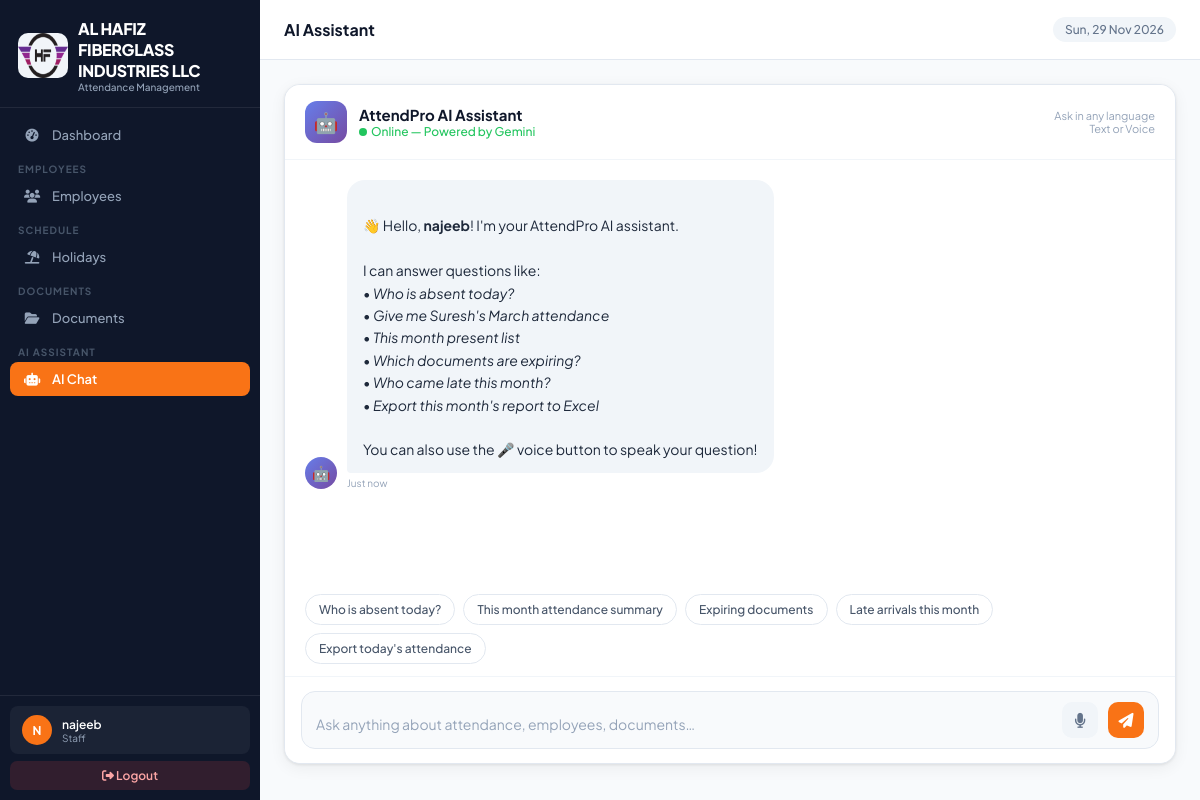
The app's page /ai/ (signed in) with its own data.
### attendance_app/models.py (models this page shows, shortened)
class CompanySettings(models.Model):
    company_name    = models.CharField(max_length=200, default='Your Company Name')
    company_address = models.TextField(default='Your Address, Dubai, UAE')
    company_phone   = models.CharField(max_length=50, blank=True, default='')
    company_email   = models.EmailField(blank=True, default='')
    company_website = models.URLField(blank=True, default='')
    company_trn     = models.CharField(max_length=50, blank=True, default='', verbose_name='TRN / Tax No.')
    logo            = models.ImageField(upload_to='company/', blank=True, null=True)
    default_in_time  = models.TimeField(default=datetime.time(7, 0))
    default_out_time = models.TimeField(default=datetime.time(17, 0))
    work_days        = models.CharField(
        max_length=20, default='Mon-Sat',
        help_text='e.g. Mon-Sat, Mon-Fri'
    )
    weekend_day      = models.CharField(
        max_length=20, default='Sunday',
        choices=[('Sunday','Sunday'),('Friday','Friday'),('Saturday','Saturday'),('Friday-Saturday','Fri & Sat')],
    )
    timezone_name    = models.CharField(max_length=60, default='Asia/Dubai')
    date_format      = models.CharField(
        max_length=20, default='d-m-Y',
        choices=[('d-m-Y','DD-MM-YYYY'),('m/d/Y','MM/DD/YYYY'),('Y-m-d','YYYY-MM-DD')],
    )
    updated_at       = models.DateTimeField(auto_now=True)
    class Meta:
        verbose_name = 'Company Settings'
    @classmethod
    def get_settings(cls):
        obj, _ = cls.objects.get_or_create(pk=1)
        return obj

### attendance_app/ai_views.py (the view)
# urls.py: path('ai/', ai_views.ai_chat_page, name='ai_chat'),
@login_required
def ai_chat_page(request):
    return render(request, 'attendance_app/ai_chat.html')

### attendance_app/context_processors.py (called while the page is built)
def company_settings(request):
    return {
        'company': CompanySettings.get_settings()
    }

def user_permissions(request):
    if request.user.is_authenticated:
        if request.user.is_superuser:
            perms = [p[0] for p in UserPermission.PERMISSION_CHOICES]
        else:
            try:
                up = UserPermission.objects.get(user=request.user)
                perms = up.permissions
            except UserPermission.DoesNotExist:
                perms = []
        is_portal_user = False
        try:
            if request.user.employee_profile:
                is_portal_user = True
        except Exception:
            pass
        return {
            'user_perms': perms,
            'is_admin': request.user.is_superuser,
            'is_portal_user': is_portal_user,
        }
    return {'user_perms': [], 'is_admin': False, 'is_portal_user': False}

### attendance_app/templates/attendance_app/ai_chat.html (shortened to what this page needs)
{% extends 'attendance_app/base.html' %}
{% block page_title %}AI Assistant{% endblock %}
{% block content %}
<div class="chat-wrap">
  <div class="chat-header">
    <div class="chat-avatar">🤖</div>
    <div>
      <div class="chat-header-name">AttendPro AI Assistant</div>
      <div class="chat-header-sub"><span class="status-dot"></span>Online — Powered by Gemini</div>
    </div>
    <div style="margin-left:auto;font-size:11px;color:var(--slate-400);text-align:right">
      Ask in any language<br>Text or Voice
    </div>
  </div>
  <div class="chat-messages" id="chat-messages">
    <div class="msg-row bot">
      <div class="msg-icon">🤖</div>
      <div>
        <div class="bubble">
👋 Hello, <strong>{{ request.user.get_full_name|default:request.user.username }}</strong>! I'm your AttendPro AI assistant.
I can answer questions like:
• <em>Who is absent today?</em>
• <em>Give me Suresh's March attendance</em>
• <em>This month present list</em>
• <em>Which documents are expiring?</em>
• <em>Who came late this month?</em>
• <em>Export this month's report to Excel</em>
You can also use the 🎤 voice button to speak your question!</div>
        <div class="bubble-time">Just now</div>
      </div>
    </div>
  </div>
  <div class="suggestions" id="suggestions">
    <button class="suggestion-chip" onclick="sendSuggestion(this)">Who is absent today?</button>
    <button class="suggestion-chip" onclick="sendSuggestion(this)">This month attendance summary</button>
    <button class="suggestion-chip" onclick="sendSuggestion(this)">Expiring documents</button>
    <button class="suggestion-chip" onclick="sendSuggestion(this)">Late arrivals this month</button>
    <button class="suggestion-chip" onclick="sendSuggestion(this)">Export today's attendance</button>
  </div>
  <div class="chat-input-area">
    <div class="chat-input-row">
      <textarea id="chat-input" placeholder="Ask anything about attendance, employees, documents…" rows="1"
        onkeydown="handleKey(event)" oninput="autoResize(this)"></textarea>
      <button class="chat-action-btn voice-btn" id="voice-btn" onclick="toggleVoice()" title="Voice input">
        <i class="fas fa-microphone"></i>
      </button>
      <button class="chat-action-btn send-btn" id="send-btn" onclick="sendMessage()" title="Send">
        <i class="fas fa-paper-plane"></i>
      </button>
    </div>
  </div>
</div>
{% endblock %}

### attendance_app/templates/attendance_app/base.html (shortened to what this page needs)
{% load static %}
{% load attendance_tags %}
<!DOCTYPE html>
<html lang="en">
<head>
<link rel="stylesheet" href="https://cdnjs.cloudflare.com/ajax/libs/font-awesome/6.5.0/css/all.min.css">
</head>
<body>
<nav class="sidebar" id="sidebar">
  <div class="sidebar-logo">
    <div class="brand">
      <div class="logo-icon"> {% if company.logo %}
<img src="{{ company.logo.url }}" class="logoimg">
{% endif %} </div>
      <div><div class="brand-name">{{ company.company_name }}</div><div class="brand-sub">Attendance Management</div></div>
    </div>
  </div>
  <div class="sidebar-nav">
    {% if 'dashboard_view' in user_perms or is_admin %}
    <a href="{% url 'dashboard' %}" class="nav-item {% if request.resolver_match.url_name == 'dashboard' %}active{% endif %}" onclick="closeSidebar()">
      <span class="nav-icon"><i class="fas fa-gauge-high"></i></span> Dashboard
    </a>
    {% endif %}
    {% if 'employee_view' in user_perms or is_admin %}
    <div class="nav-label">Employees</div>
    <a href="{% url 'employee_list' %}" class="nav-item {% if 'employee' in request.resolver_match.url_name %}active{% endif %}" onclick="closeSidebar()">
      <span class="nav-icon"><i class="fas fa-users"></i></span> Employees
    </a>
    {% endif %}
    {% if 'holiday_view' in user_perms or is_admin %}
    <div class="nav-label">Schedule</div>
    <a href="{% url 'holiday_list' %}" class="nav-item {% if 'holiday' in request.resolver_match.url_name %}active{% endif %}" onclick="closeSidebar()">
      <span class="nav-icon"><i class="fas fa-umbrella-beach"></i></span> Holidays
    </a>
    {% endif %}
    {% if 'employee_view' in user_perms or is_admin %}
    <div class="nav-label">Documents</div>
    <a href="{% url 'document_list' %}" class="nav-item {% if 'document' in request.resolver_match.url_name or 'doctype' in request.resolver_match.url_name %}active{% endif %}" onclick="closeSidebar()">
      <span class="nav-icon"><i class="fas fa-folder-open"></i></span> Documents
    </a>
    {% endif %}
    <div class="nav-label">AI Assistant</div>
    <a href="{% url 'ai_chat' %}" class="nav-item {% if request.resolver_match.url_name == 'ai_chat' %}active{% endif %}" onclick="closeSidebar()">
      <span class="nav-icon"><i class="fas fa-robot"></i></span> AI Chat
    </a>
  </div>
  <div class="sidebar-bottom">
    <div class="user-card">
      <div class="user-avatar">{{ request.user.username|first|upper }}</div>
      <div class="user-info">
        <div class="user-name">{{ request.user.get_full_name|default:request.user.username }}</div>
        <div class="user-role">{% if request.user.is_superuser %}Administrator{% else %}Staff{% endif %}</div>
      </div>
    </div>
    <a href="{% url 'logout' %}" class="logout-btn"><i class="fas fa-sign-out-alt"></i> Logout</a>
  </div>
</nav>
<div class="main">
  <div class="topbar">
    <div class="topbar-left">
      <div class="topbar-title">{% block page_title %}Dashboard{% endblock %}</div>
    </div>
    <div class="topbar-right">
      <span class="topbar-date" id="topbar-date"></span>
    </div>
  </div>
  <div class="page-content">
    {% block content %}{% endblock %}
  </div>
</div>
</body>
</html>

### attendance_app/templates/attendance_app/base.html (style rules this page uses)
:root { --orange:#f97316; --orange-dark:#ea580c; --orange-light:#fed7aa; --orange-pale:#fff7ed; --slate-900:#0f172a; --slate-800:#1e293b; --slate-700:#334155; --slate-600:#475569; --slate-500:#64748b; --slate-400:#94a3b8; --slate-300:#cbd5e1; --slate-200:#e2e8f0; --slate-100:#f1f5f9; --slate-50:#f8fafc; --white:#ffffff; --green:#22c55e; --red:#ef4444; --blue:#3b82f6; --purple:#8b5cf6; --yellow:#f59e0b; --sidebar-w:260px; --topbar-h:60px; --radius:12px; --shadow:0 1px 3px rgba(0,0,0,.08),0 4px 16px rgba(0,0,0,.06); --shadow-md:0 4px 6px rgba(0,0,0,.07),0 10px 30px rgba(0,0,0,.1); }
* { box-sizing:border-box;margin:0;padding:0; }
body { font-family:'Plus Jakarta Sans',sans-serif;background:var(--slate-50);color:var(--slate-800);min-height:100vh;display:flex; }
.sidebar { width:var(--sidebar-w); background:var(--slate-900); height:100vh; position:fixed; left:0;top:0; display:flex; flex-direction:column; z-index:300; transition:transform .28s cubic-bezier(.4,0,.2,1); overflow:hidden; }
.sidebar-logo { padding:18px 18px 14px;border-bottom:1px solid rgba(255,255,255,.08);flex-shrink:0; }
.brand { display:flex;align-items:center;gap:10px; }
.logo-icon { width:50px;height:45px;background:var(--slate-100);border-radius:10px;display:flex;align-items:center;justify-content:center;font-size:17px;flex-shrink:0; }
.logoimg { width: 50px; height: 45px; }
.brand-name { font-size:16px;font-weight:800;color:var(--white);letter-spacing:-.3px; }
.brand-sub { font-size:10px;color:var(--slate-400);font-weight:500; }
.sidebar-nav { flex:1; padding:10px 10px; overflow-y:auto; overflow-x:hidden; -webkit-overflow-scrolling:touch; min-height:0; }
.nav-label { font-size:10px;font-weight:700;letter-spacing:1px;text-transform:uppercase;color:var(--slate-600);padding:10px 8px 4px; }
.nav-item { display:flex;align-items:center;gap:10px;padding:9px 12px;border-radius:8px;color:var(--slate-400);text-decoration:none;font-size:13px;font-weight:500;transition:all .18s;margin-bottom:1px; }
.nav-item.active { background:var(--orange);color:var(--white);font-weight:600; }
.nav-item .nav-icon { width:20px;text-align:center;font-size:13px;flex-shrink:0; }
.sidebar-bottom { padding:10px 10px;border-top:1px solid rgba(255,255,255,.08);flex-shrink:0; }
.user-card { display:flex;align-items:center;gap:10px;padding:9px 12px;border-radius:8px;background:rgba(255,255,255,.05); }
.user-avatar { width:30px;height:30px;background:var(--orange);border-radius:50%;display:flex;align-items:center;justify-content:center;color:white;font-size:12px;font-weight:700;flex-shrink:0; }
.user-name { font-size:12px;font-weight:600;color:var(--white); }
.user-role { font-size:10px;color:var(--slate-400); }
.logout-btn { display:block;text-align:center;margin-top:7px;padding:7px;border-radius:7px;background:rgba(239,68,68,.15);color:#fca5a5;font-size:12px;font-weight:600;text-decoration:none;transition:all .2s; }
.main { margin-left:var(--sidebar-w);flex:1;min-height:100vh;display:flex;flex-direction:column;min-width:0; }
.topbar { background:var(--white);border-bottom:1px solid var(--slate-200);padding:0 24px;height:var(--topbar-h);display:flex;align-items:center;justify-content:space-between;position:sticky;top:0;z-index:200; }
.topbar-left { display:flex;align-items:center;gap:12px; }
.topbar-title { font-size:16px;font-weight:700;color:var(--slate-900); }
.topbar-right { display:flex;align-items:center;gap:10px; }
.topbar-date { font-size:12px;color:var(--slate-500);background:var(--slate-100);padding:5px 12px;border-radius:20px;font-weight:500;white-space:nowrap; }
.page-content { padding:24px;flex:1; }

### records on screen
CompanySettings: logo (picture), company_name "AL HAFIZ FIBERGLASS INDUSTRIES LLC"

### other values on screen
{{ request.user.username|first|upper }} "N"
{{ request.user.get_full_name|default:request.user.username }} "najeeb"
